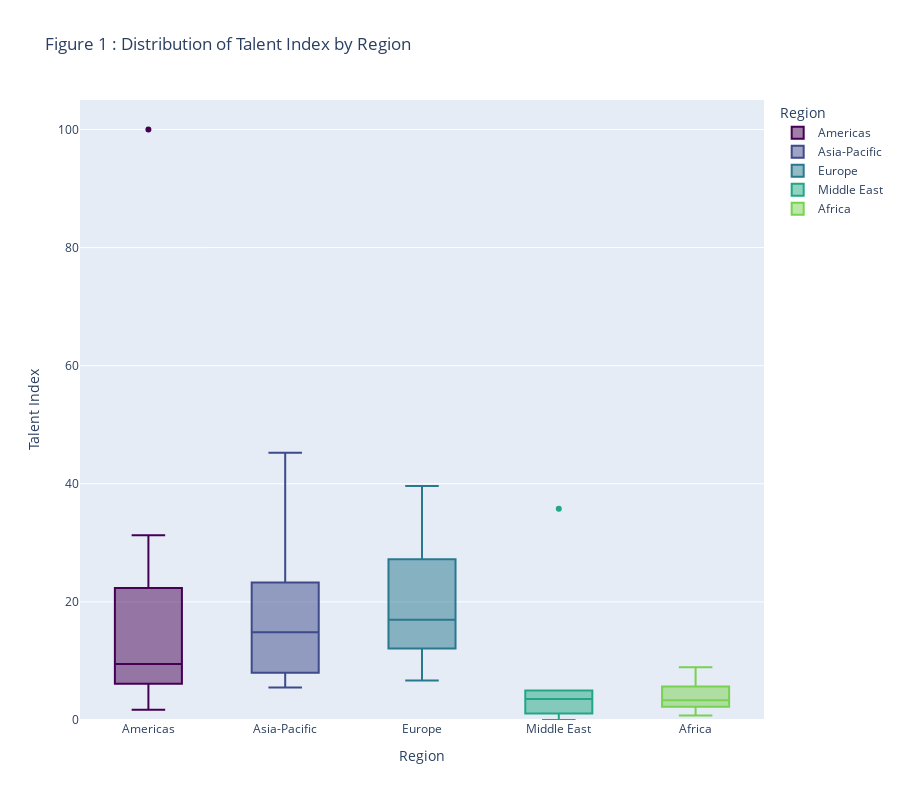

Write notebook code for a chart like this one.
### Markdown cell above
### Assessing the distribution of Talent Index by Region
From the box plots, we can see that Asia Pacific and Europe have the most evenly distributed talent index, indicating that all countries in those regions are advancing together mostly as the data is positively skewed and the variability is high. Even though Americas has the highest Maximum value of 100, it is an outlier and way ahead of the rest of the countries in its region and the rest of the world and this could be due to it ranking highly in most socio economic factors. The Middle East and Africa have the lowest variabilty and median values, this could mainly be due to the fact most countries in these regions are underdeveloped or developing countries, yielding less resources and investments for AI advancement and more for social and humanitarian needs. Overall I belive Asia-Pacific and Europe countries are moving forward at the same rate and in the long term are likely to achieve and maintain a high AI Index

### Code cell
import plotly.express as px
# Creating a box plot to compare the distribution of Talent Index by Region

# Define a darker Pastel1 color scale
custom_colors = ['#440154', '#3E4A89', '#29788E', '#22A784', '#79D151', '#FDE725']


fig = px.box(talent, x='Region', y='Talent',
             title='Figure 1 : Distribution of Talent Index by Region',
             labels={'Talent': 'Talent Index'},
             height=800,
             color='Region',  # Color by Region
             color_discrete_sequence=custom_colors,  
             
             ) 

# Update layout for larger y-axis scale and labels
fig.update_layout(
    yaxis=dict(title=dict(text='Talent Index', font=dict(size=14)), tickfont=dict(size=12), range=[0, 105]),  # Adjust y-axis scale
    xaxis=dict(title=dict(text='Region', font=dict(size=14))),
)

fig.show()

### Figure 1 — Plotly figure (JSON) as saved in the notebook; plotly's stock layout.template omitted (floating-point values rounded to 4 significant figures)
{"data": [{"alignmentgroup": "True", "hovertemplate": "Region=%{x}<br>Talent Index=%{y}<extra></extra>", "legendgroup": "Americas", "marker": {"color": "#440154"}, "name": "Americas", "notched": false, "offsetgroup": "Americas", "orientation": "v", "showlegend": true, "type": "box", "x": ["Americas", "Americas", "Americas", "Americas", "Americas", "Americas", "Americas", "Americas"], "x0": " ", "xaxis": "x", "y": [100, 31.28, 13.46, 1.72, 10.56, 8.4, 4.97, 7.28], "y0": " ", "yaxis": "y"}, {"alignmentgroup": "True", "hovertemplate": "Region=%{x}<br>Talent Index=%{y}<extra></extra>", "legendgroup": "Asia-Pacific", "marker": {"color": "#3E4A89"}, "name": "Asia-Pacific", "notched": false, "offsetgroup": "Asia-Pacific", "orientation": "v", "showlegend": true, "type": "box", "x": ["Asia-Pacific", "Asia-Pacific", "Asia-Pacific", "Asia-Pacific", "Asia-Pacific", "Asia-Pacific", "Asia-Pacific", "Asia-Pacific", "Asia-Pacific", "Asia-Pacific", "Asia-Pacific", "Asia-Pacific", "Asia-Pacific", "Asia-Pacific"], "x0": " ", "xaxis": "x", "y": [16.51, 39.38, 14.54, 25.43, 15.18, 45.27, 17.56, 12.34, 23.3, 10.44, 6.34, 5.51, 6.27, 8], "y0": " ", "yaxis": "y"}, {"alignmentgroup": "True", "hovertemplate": "Region=%{x}<br>Talent Index=%{y}<extra></extra>", "legendgroup": "Europe", "marker": {"color": "#29788E"}, "name": "Europe", "notched": false, "offsetgroup": "Europe", "orientation": "v", "showlegend": true, "type": "box", "x": ["Europe", "Europe", "Europe", "Europe", "Europe", "Europe", "Europe", "Europe", "Europe", "Europe", "Europe", "Europe", "Europe", "Europe", "Europe", "Europe", "Europe", "Europe", "Europe", "Europe", "Europe", "Europe", "Europe", "Europe", "Europe", "Europe", "Europe", "Europe", "Europe"], "x0": " ", "xaxis": "x", "y": [39.65, 33.83, 27.63, 28.32, 29.93, 24.99, 27.07, 21.66, 25.63, 28.21, 17.61, 16.97, 18.74, 27.61, 15.17, 14.21, 13.02, 11.09, 12.46, 15.87, 13.43, 11.11, 18.45, 14.3, 7.62, 8.55, 10.34, 8.49, 6.69], "y0": " ", "yaxis": "y"}, {"alignmentgroup": "True", "hovertemplate": "Region=%{x}<br>Talent Index=%{y}<extra></extra>", "legendgroup": "Middle East", "marker": {"color": "#22A784"}, "name": "Middle East", "notched": false, "offsetgroup": "Middle East", "orientation": "v", "showlegend": true, "type": "box", "x": ["Middle East", "Middle East", "Middle East", "Middle East", "Middle East", "Middle East"], "x0": " ", "xaxis": "x", "y": [35.76, 4.49, 2.65, 0, 4.99, 1.11], "y0": " ", "yaxis": "y"}, {"alignmentgroup": "True", "hovertemplate": "Region=%{x}<br>Talent Index=%{y}<extra></extra>", "legendgroup": "Africa", "marker": {"color": "#79D151"}, "name": "Africa", "notched": false, "offsetgroup": "Africa", "orientation": "v", "showlegend": true, "type": "box", "x": ["Africa", "Africa", "Africa", "Africa", "Africa"], "x0": " ", "xaxis": "x", "y": [8.94, 4.61, 3.36, 0.75, 2.74], "y0": " ", "yaxis": "y"}], "layout": {"boxmode": "overlay", "height": 800, "legend": {"title": {"text": "Region"}, "tracegroupgap": 0}, "title": {"text": "Figure 1 : Distribution of Talent Index by Region"}, "xaxis": {"anchor": "y", "categoryarray": ["Americas", "Asia-Pacific", "Europe", "Middle East", "Africa"], "categoryorder": "array", "domain": [0, 1], "title": {"font": {"size": 14}, "text": "Region"}}, "yaxis": {"anchor": "x", "domain": [0, 1], "range": [0, 105], "tickfont": {"size": 12}, "title": {"font": {"size": 14}, "text": "Talent Index"}}}}
